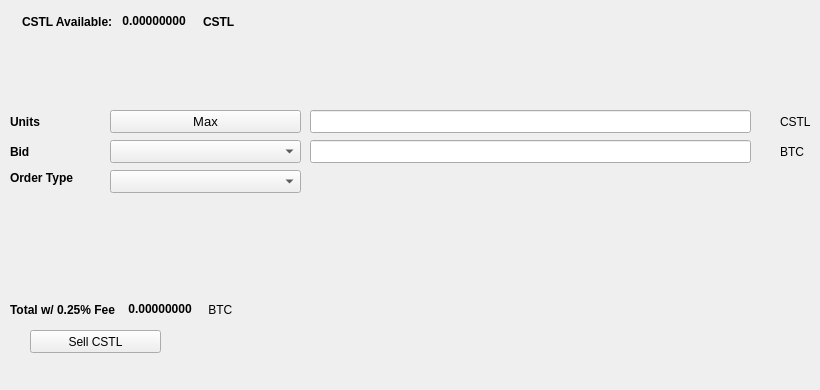
   <widget class="QWidget" name="SellTab">
    <attribute name="title">
     <string>Sell</string>
    </attribute>
    <widget class="QLabel" name="label_16">
     <property name="geometry">
      <rect>
       <x>780</x>
       <y>140</y>
       <width>31</width>
       <height>23</height>
      </rect>
     </property>
     <property name="text">
      <string>BTC</string>
     </property>
    </widget>
    <widget class="QComboBox" name="SellBidcomboBox">
     <property name="geometry">
      <rect>
       <x>110</x>
       <y>140</y>
       <width>191</width>
       <height>23</height>
      </rect>
     </property>
     <property name="font">
      <font>
       <pointsize>10</pointsize>
      </font>
     </property>
    </widget>
    <widget class="QLabel" name="label_18">
     <property name="geometry">
      <rect>
       <x>10</x>
       <y>110</y>
       <width>46</width>
       <height>23</height>
      </rect>
     </property>
     <property name="font">
      <font>
       <weight>75</weight>
       <bold>true</bold>
      </font>
     </property>
     <property name="text">
      <string>Units</string>
     </property>
    </widget>
    <widget class="QPushButton" name="Sell_Max_Amount">
     <property name="geometry">
      <rect>
       <x>110</x>
       <y>110</y>
       <width>191</width>
       <height>23</height>
      </rect>
     </property>
     <property name="font">
      <font>
       <pointsize>10</pointsize>
      </font>
     </property>
     <property name="text">
      <string>Max</string>
     </property>
    </widget>
    <widget class="QLabel" name="label_20">
     <property name="geometry">
      <rect>
       <x>10</x>
       <y>170</y>
       <width>91</width>
       <height>16</height>
      </rect>
     </property>
     <property name="font">
      <font>
       <weight>75</weight>
       <bold>true</bold>
      </font>
     </property>
     <property name="text">
      <string>Order Type</string>
     </property>
    </widget>
    <widget class="QComboBox" name="SellOrdertypeCombo">
     <property name="geometry">
      <rect>
       <x>110</x>
       <y>170</y>
       <width>191</width>
       <height>23</height>
      </rect>
     </property>
     <property name="font">
      <font>
       <pointsize>10</pointsize>
      </font>
     </property>
    </widget>
    <widget class="QLabel" name="label_21">
     <property name="geometry">
      <rect>
       <x>10</x>
       <y>140</y>
       <width>46</width>
       <height>23</height>
      </rect>
     </property>
     <property name="font">
      <font>
       <weight>75</weight>
       <bold>true</bold>
      </font>
     </property>
     <property name="text">
      <string>Bid</string>
     </property>
    </widget>
    <widget class="QLabel" name="label_22">
     <property name="geometry">
      <rect>
       <x>780</x>
       <y>110</y>
       <width>31</width>
       <height>23</height>
      </rect>
     </property>
     <property name="text">
      <string>CSTL</string>
     </property>
    </widget>
    <widget class="QLineEdit" name="UnitsInputCSTL">
     <property name="geometry">
      <rect>
       <x>310</x>
       <y>110</y>
       <width>441</width>
       <height>23</height>
      </rect>
     </property>
     <property name="font">
      <font>
       <pointsize>9</pointsize>
       <weight>75</weight>
       <bold>true</bold>
      </font>
     </property>
    </widget>
    <widget class="QLineEdit" name="SellBidPriceEdit">
     <property name="geometry">
      <rect>
       <x>310</x>
       <y>140</y>
       <width>441</width>
       <height>23</height>
      </rect>
     </property>
     <property name="font">
      <font>
       <pointsize>9</pointsize>
       <weight>75</weight>
       <bold>true</bold>
      </font>
     </property>
    </widget>
    <widget class="QPushButton" name="SellCSTLBTN">
     <property name="geometry">
      <rect>
       <x>30</x>
       <y>330</y>
       <width>131</width>
       <height>23</height>
      </rect>
     </property>
     <property name="text">
      <string>Sell CSTL</string>
     </property>
     <property name="icon">
      <iconset resource="../castle">
       <normaloff>:/icons/bitcoin</normaloff>:/icons/bitcoin</iconset>
     </property>
    </widget>
    <widget class="QWidget" name="layoutWidget3">
     <property name="geometry">
      <rect>
       <x>22</x>
       <y>12</y>
       <width>258</width>
       <height>19</height>
      </rect>
     </property>
     <layout class="QHBoxLayout" name="horizontalLayout">
      <item>
       <widget class="QLabel" name="label232_2">
        <property name="font">
         <font>
          <weight>75</weight>
          <bold>true</bold>
         </font>
        </property>
        <property name="text">
         <string>CSTL Available:</string>
        </property>
       </widget>
      </item>
      <item>
       <widget class="QLabel" name="CSTLAvailableLabel">
        <property name="palette">
         <palette>
          <active>
           <colorrole role="WindowText">
            <brush brushstyle="SolidPattern">
             <color alpha="255">
              <red>0</red>
              <green>0</green>
              <blue>0</blue>
             </color>
            </brush>
           </colorrole>
           <colorrole role="Button">
            <brush brushstyle="SolidPattern">
             <color alpha="255">
              <red>0</red>
              <green>170</green>
              <blue>0</blue>
             </color>
            </brush>
           </colorrole>
           <colorrole role="Light">
            <brush brushstyle="SolidPattern">
             <color alpha="255">
              <red>0</red>
              <green>255</green>
              <blue>0</blue>
             </color>
            </brush>
           </colorrole>
           <colorrole role="Midlight">
            <brush brushstyle="SolidPattern">
             <color alpha="255">
              <red>0</red>
              <green>212</green>
              <blue>0</blue>
             </color>
            </brush>
           </colorrole>
           <colorrole role="Dark">
            <brush brushstyle="SolidPattern">
             <color alpha="255">
              <red>0</red>
              <green>85</green>
              <blue>0</blue>
             </color>
            </brush>
           </colorrole>
           <colorrole role="Mid">
            <brush brushstyle="SolidPattern">
             <color alpha="255">
              <red>0</red>
              <green>113</green>
              <blue>0</blue>
             </color>
            </brush>
           </colorrole>
           <colorrole role="Text">
            <brush brushstyle="SolidPattern">
             <color alpha="255">
              <red>0</red>
              <green>170</green>
              <blue>0</blue>
             </color>
            </brush>
           </colorrole>
           <colorrole role="BrightText">
            <brush brushstyle="SolidPattern">
             <color alpha="255">
              <red>255</red>
              <green>255</green>
              <blue>255</blue>
             </color>
            </brush>
           </colorrole>
           <colorrole role="ButtonText">
            <brush brushstyle="SolidPattern">
             <color alpha="255">
              <red>0</red>
              <green>0</green>
              <blue>0</blue>
             </color>
            </brush>
           </colorrole>
           <colorrole role="Base">
            <brush brushstyle="SolidPattern">
             <color alpha="255">
              <red>255</red>
              <green>255</green>
              <blue>255</blue>
             </color>
            </brush>
           </colorrole>
           <colorrole role="Window">
            <brush brushstyle="SolidPattern">
             <color alpha="255">
              <red>0</red>
              <green>170</green>
              <blue>0</blue>
             </color>
            </brush>
           </colorrole>
           <colorrole role="Shadow">
            <brush brushstyle="SolidPattern">
             <color alpha="255">
              <red>0</red>
              <green>0</green>
              <blue>0</blue>
             </color>
            </brush>
           </colorrole>
           <colorrole role="AlternateBase">
            <brush brushstyle="SolidPattern">
             <color alpha="255">
              <red>127</red>
              <green>212</green>
              <blue>127</blue>
             </color>
            </brush>
           </colorrole>
           <colorrole role="ToolTipBase">
            <brush brushstyle="SolidPattern">
             <color alpha="255">
              <red>255</red>
              <green>255</green>
              <blue>220</blue>
             </color>
            </brush>
           </colorrole>
           <colorrole role="ToolTipText">
            <brush brushstyle="SolidPattern">
             <color alpha="255">
              <red>0</red>
              <green>0</green>
              <blue>0</blue>
             </color>
            </brush>
           </colorrole>
          </active>
          <inactive>
           <colorrole role="WindowText">
            <brush brushstyle="SolidPattern">
             <color alpha="255">
              <red>0</red>
              <green>0</green>
              <blue>0</blue>
             </color>
            </brush>
           </colorrole>
           <colorrole role="Button">
            <brush brushstyle="SolidPattern">
             <color alpha="255">
              <red>0</red>
              <green>170</green>
              <blue>0</blue>
             </color>
            </brush>
           </colorrole>
           <colorrole role="Light">
            <brush brushstyle="SolidPattern">
             <color alpha="255">
              <red>0</red>
              <green>255</green>
              <blue>0</blue>
             </color>
            </brush>
           </colorrole>
           <colorrole role="Midlight">
            <brush brushstyle="SolidPattern">
             <color alpha="255">
              <red>0</red>
              <green>212</green>
              <blue>0</blue>
             </color>
            </brush>
           </colorrole>
           <colorrole role="Dark">
            <brush brushstyle="SolidPattern">
             <color alpha="255">
              <red>0</red>
              <green>85</green>
              <blue>0</blue>
             </color>
            </brush>
           </colorrole>
           <colorrole role="Mid">
            <brush brushstyle="SolidPattern">
             <color alpha="255">
              <red>0</red>
              <green>113</green>
              <blue>0</blue>
             </color>
            </brush>
           </colorrole>
           <colorrole role="Text">
            <brush brushstyle="SolidPattern">
             <color alpha="255">
              <red>0</red>
              <green>170</green>
              <blue>0</blue>
             </color>
            </brush>
           </colorrole>
           <colorrole role="BrightText">
            <brush brushstyle="SolidPattern">
             <color alpha="255">
              <red>255</red>
              <green>255</green>
              <blue>255</blue>
             </color>
            </brush>
           </colorrole>
           <colorrole role="ButtonText">
            <brush brushstyle="SolidPattern">
             <color alpha="255">
              <red>0</red>
              <green>0</green>
              <blue>0</blue>
             </color>
            </brush>
           </colorrole>
           <colorrole role="Base">
            <brush brushstyle="SolidPattern">
             <color alpha="255">
              <red>255</red>
              <green>255</green>
              <blue>255</blue>
             </color>
            </brush>
           </colorrole>
           <colorrole role="Window">
            <brush brushstyle="SolidPattern">
             <color alpha="255">
              <red>0</red>
              <green>170</green>
              <blue>0</blue>
             </color>
            </brush>
           </colorrole>
           <colorrole role="Shadow">
            <brush brushstyle="SolidPattern">
             <color alpha="255">
              <red>0</red>
              <green>0</green>
              <blue>0</blue>
             </color>
            </brush>
           </colorrole>
           <colorrole role="AlternateBase">
            <brush brushstyle="SolidPattern">
             <color alpha="255">
              <red>127</red>
              <green>212</green>
              <blue>127</blue>
             </color>
            </brush>
           </colorrole>
           <colorrole role="ToolTipBase">
            <brush brushstyle="SolidPattern">
             <color alpha="255">
              <red>255</red>
              <green>255</green>
              <blue>220</blue>
             </color>
            </brush>
           </colorrole>
           <colorrole role="ToolTipText">
            <brush brushstyle="SolidPattern">
             <color alpha="255">
              <red>0</red>
              <green>0</green>
              <blue>0</blue>
             </color>
            </brush>
           </colorrole>
          </inactive>
          <disabled>
           <colorrole role="WindowText">
            <brush brushstyle="SolidPattern">
             <color alpha="255">
              <red>0</red>
              <green>85</green>
              <blue>0</blue>
             </color>
            </brush>
           </colorrole>
           <colorrole role="Button">
            <brush brushstyle="SolidPattern">
             <color alpha="255">
              <red>0</red>
              <green>170</green>
              <blue>0</blue>
             </color>
            </brush>
           </colorrole>
           <colorrole role="Light">
            <brush brushstyle="SolidPattern">
             <color alpha="255">
              <red>0</red>
              <green>255</green>
              <blue>0</blue>
             </color>
            </brush>
           </colorrole>
           <colorrole role="Midlight">
            <brush brushstyle="SolidPattern">
             <color alpha="255">
              <red>0</red>
              <green>212</green>
              <blue>0</blue>
             </color>
            </brush>
           </colorrole>
           <colorrole role="Dark">
            <brush brushstyle="SolidPattern">
             <color alpha="255">
              <red>0</red>
              <green>85</green>
              <blue>0</blue>
             </color>
            </brush>
           </colorrole>
           <colorrole role="Mid">
            <brush brushstyle="SolidPattern">
             <color alpha="255">
              <red>0</red>
              <green>113</green>
              <blue>0</blue>
             </color>
            </brush>
           </colorrole>
           <colorrole role="Text">
            <brush brushstyle="SolidPattern">
             <color alpha="255">
              <red>0</red>
              <green>85</green>
              <blue>0</blue>
             </color>
            </brush>
           </colorrole>
           <colorrole role="BrightText">
            <brush brushstyle="SolidPattern">
             <color alpha="255">
              <red>255</red>
              <green>255</green>
              <blue>255</blue>
             </color>
            </brush>
           </colorrole>
           <colorrole role="ButtonText">
            <brush brushstyle="SolidPattern">
             <color alpha="255">
              <red>0</red>
              <green>85</green>
              <blue>0</blue>
             </color>
            </brush>
           </colorrole>
           <colorrole role="Base">
            <brush brushstyle="SolidPattern">
             <color alpha="255">
              <red>0</red>
              <green>170</green>
              <blue>0</blue>
             </color>
            </brush>
           </colorrole>
           <colorrole role="Window">
            <brush brushstyle="SolidPattern">
             <color alpha="255">
              <red>0</red>
              <green>170</green>
              <blue>0</blue>
             </color>
            </brush>
           </colorrole>
           <colorrole role="Shadow">
            <brush brushstyle="SolidPattern">
             <color alpha="255">
              <red>0</red>
              <green>0</green>
              <blue>0</blue>
             </color>
            </brush>
           </colorrole>
           <colorrole role="AlternateBase">
            <brush brushstyle="SolidPattern">
             <color alpha="255">
              <red>0</red>
              <green>170</green>
              <blue>0</blue>
             </color>
            </brush>
           </colorrole>
           <colorrole role="ToolTipBase">
            <brush brushstyle="SolidPattern">
             <color alpha="255">
              <red>255</red>
              <green>255</green>
              <blue>220</blue>
             </color>
            </brush>
           </colorrole>
           <colorrole role="ToolTipText">
            <brush brushstyle="SolidPattern">
             <color alpha="255">
              <red>0</red>
              <green>0</green>
              <blue>0</blue>
             </color>
            </brush>
           </colorrole>
          </disabled>
         </palette>
        </property>
        <property name="font">
         <font>
          <weight>75</weight>
          <bold>true</bold>
         </font>
        </property>
        <property name="text">
         <string> 0.00000000 </string>
        </property>
        <property name="textInteractionFlags">
         <set>Qt::LinksAccessibleByMouse|Qt::TextSelectableByKeyboard|Qt::TextSelectableByMouse</set>
        </property>
       </widget>
      </item>
      <item>
       <widget class="QLabel" name="labelCSTL">
        <property name="font">
         <font>
          <weight>75</weight>
          <bold>true</bold>
         </font>
        </property>
        <property name="text">
         <string>CSTL</string>
        </property>
       </widget>
      </item>
     </layout>
    </widget>
    <widget class="QWidget" name="layoutWidget">
     <property name="geometry">
      <rect>
       <x>10</x>
       <y>300</y>
       <width>268</width>
       <height>19</height>
      </rect>
     </property>
     <layout class="QHBoxLayout" name="horizontalLayout_2">
      <item>
       <widget class="QLabel" name="label_19">
        <property name="font">
         <font>
          <weight>75</weight>
          <bold>true</bold>
         </font>
        </property>
        <property name="text">
         <string>Total w/ 0.25% Fee </string>
        </property>
       </widget>
      </item>
      <item>
       <widget class="QLabel" name="SellCostLabel">
        <property name="palette">
         <palette>
          <active>
           <colorrole role="WindowText">
            <brush brushstyle="SolidPattern">
             <color alpha="255">
              <red>0</red>
              <green>0</green>
              <blue>0</blue>
             </color>
            </brush>
           </colorrole>
           <colorrole role="Button">
            <brush brushstyle="SolidPattern">
             <color alpha="255">
              <red>0</red>
              <green>170</green>
              <blue>0</blue>
             </color>
            </brush>
           </colorrole>
           <colorrole role="Light">
            <brush brushstyle="SolidPattern">
             <color alpha="255">
              <red>0</red>
              <green>255</green>
              <blue>0</blue>
             </color>
            </brush>
           </colorrole>
           <colorrole role="Midlight">
            <brush brushstyle="SolidPattern">
             <color alpha="255">
              <red>0</red>
              <green>212</green>
              <blue>0</blue>
             </color>
            </brush>
           </colorrole>
           <colorrole role="Dark">
            <brush brushstyle="SolidPattern">
             <color alpha="255">
              <red>0</red>
              <green>85</green>
              <blue>0</blue>
             </color>
            </brush>
           </colorrole>
           <colorrole role="Mid">
            <brush brushstyle="SolidPattern">
             <color alpha="255">
              <red>0</red>
              <green>113</green>
              <blue>0</blue>
             </color>
            </brush>
           </colorrole>
           <colorrole role="Text">
            <brush brushstyle="SolidPattern">
             <color alpha="255">
              <red>0</red>
              <green>170</green>
              <blue>0</blue>
             </color>
            </brush>
           </colorrole>
           <colorrole role="BrightText">
            <brush brushstyle="SolidPattern">
             <color alpha="255">
              <red>255</red>
              <green>255</green>
              <blue>255</blue>
             </color>
            </brush>
           </colorrole>
           <colorrole role="ButtonText">
            <brush brushstyle="SolidPattern">
             <color alpha="255">
              <red>0</red>
              <green>0</green>
              <blue>0</blue>
             </color>
            </brush>
           </colorrole>
           <colorrole role="Base">
            <brush brushstyle="SolidPattern">
             <color alpha="255">
              <red>255</red>
              <green>255</green>
              <blue>255</blue>
             </color>
            </brush>
           </colorrole>
           <colorrole role="Window">
            <brush brushstyle="SolidPattern">
             <color alpha="255">
              <red>0</red>
              <green>170</green>
              <blue>0</blue>
             </color>
            </brush>
           </colorrole>
           <colorrole role="Shadow">
            <brush brushstyle="SolidPattern">
             <color alpha="255">
              <red>0</red>
              <green>0</green>
              <blue>0</blue>
             </color>
            </brush>
           </colorrole>
           <colorrole role="AlternateBase">
            <brush brushstyle="SolidPattern">
             <color alpha="255">
              <red>127</red>
              <green>212</green>
              <blue>127</blue>
             </color>
            </brush>
           </colorrole>
           <colorrole role="ToolTipBase">
            <brush brushstyle="SolidPattern">
             <color alpha="255">
              <red>255</red>
              <green>255</green>
              <blue>220</blue>
             </color>
            </brush>
           </colorrole>
           <colorrole role="ToolTipText">
            <brush brushstyle="SolidPattern">
             <color alpha="255">
              <red>0</red>
              <green>0</green>
              <blue>0</blue>
             </color>
            </brush>
           </colorrole>
          </active>
          <inactive>
           <colorrole role="WindowText">
            <brush brushstyle="SolidPattern">
             <color alpha="255">
              <red>0</red>
              <green>0</green>
              <blue>0</blue>
             </color>
            </brush>
           </colorrole>
           <colorrole role="Button">
            <brush brushstyle="SolidPattern">
             <color alpha="255">
              <red>0</red>
              <green>170</green>
              <blue>0</blue>
             </color>
            </brush>
           </colorrole>
           <colorrole role="Light">
            <brush brushstyle="SolidPattern">
             <color alpha="255">
              <red>0</red>
              <green>255</green>
              <blue>0</blue>
             </color>
            </brush>
           </colorrole>
           <colorrole role="Midlight">
            <brush brushstyle="SolidPattern">
             <color alpha="255">
              <red>0</red>
              <green>212</green>
              <blue>0</blue>
             </color>
            </brush>
           </colorrole>
           <colorrole role="Dark">
            <brush brushstyle="SolidPattern">
             <color alpha="255">
              <red>0</red>
              <green>85</green>
              <blue>0</blue>
             </color>
            </brush>
           </colorrole>
           <colorrole role="Mid">
            <brush brushstyle="SolidPattern">
             <color alpha="255">
              <red>0</red>
              <green>113</green>
              <blue>0</blue>
             </color>
            </brush>
           </colorrole>
           <colorrole role="Text">
            <brush brushstyle="SolidPattern">
             <color alpha="255">
              <red>0</red>
              <green>170</green>
              <blue>0</blue>
             </color>
            </brush>
           </colorrole>
           <colorrole role="BrightText">
            <brush brushstyle="SolidPattern">
             <color alpha="255">
              <red>255</red>
              <green>255</green>
              <blue>255</blue>
             </color>
            </brush>
           </colorrole>
           <colorrole role="ButtonText">
            <brush brushstyle="SolidPattern">
             <color alpha="255">
              <red>0</red>
              <green>0</green>
              <blue>0</blue>
             </color>
            </brush>
           </colorrole>
           <colorrole role="Base">
            <brush brushstyle="SolidPattern">
             <color alpha="255">
              <red>255</red>
              <green>255</green>
              <blue>255</blue>
             </color>
            </brush>
           </colorrole>
           <colorrole role="Window">
            <brush brushstyle="SolidPattern">
             <color alpha="255">
              <red>0</red>
              <green>170</green>
              <blue>0</blue>
             </color>
            </brush>
           </colorrole>
           <colorrole role="Shadow">
            <brush brushstyle="SolidPattern">
             <color alpha="255">
              <red>0</red>
              <green>0</green>
              <blue>0</blue>
             </color>
            </brush>
           </colorrole>
           <colorrole role="AlternateBase">
            <brush brushstyle="SolidPattern">
             <color alpha="255">
              <red>127</red>
              <green>212</green>
              <blue>127</blue>
             </color>
            </brush>
           </colorrole>
           <colorrole role="ToolTipBase">
            <brush brushstyle="SolidPattern">
             <color alpha="255">
              <red>255</red>
              <green>255</green>
              <blue>220</blue>
             </color>
            </brush>
           </colorrole>
           <colorrole role="ToolTipText">
            <brush brushstyle="SolidPattern">
             <color alpha="255">
              <red>0</red>
              <green>0</green>
              <blue>0</blue>
             </color>
            </brush>
           </colorrole>
          </inactive>
          <disabled>
           <colorrole role="WindowText">
            <brush brushstyle="SolidPattern">
             <color alpha="255">
              <red>0</red>
              <green>85</green>
              <blue>0</blue>
             </color>
            </brush>
           </colorrole>
           <colorrole role="Button">
            <brush brushstyle="SolidPattern">
             <color alpha="255">
              <red>0</red>
              <green>170</green>
              <blue>0</blue>
             </color>
            </brush>
           </colorrole>
           <colorrole role="Light">
            <brush brushstyle="SolidPattern">
             <color alpha="255">
              <red>0</red>
              <green>255</green>
              <blue>0</blue>
             </color>
            </brush>
           </colorrole>
           <colorrole role="Midlight">
            <brush brushstyle="SolidPattern">
             <color alpha="255">
              <red>0</red>
              <green>212</green>
              <blue>0</blue>
             </color>
            </brush>
           </colorrole>
           <colorrole role="Dark">
            <brush brushstyle="SolidPattern">
             <color alpha="255">
              <red>0</red>
              <green>85</green>
              <blue>0</blue>
             </color>
            </brush>
           </colorrole>
           <colorrole role="Mid">
            <brush brushstyle="SolidPattern">
             <color alpha="255">
              <red>0</red>
              <green>113</green>
              <blue>0</blue>
             </color>
            </brush>
           </colorrole>
           <colorrole role="Text">
            <brush brushstyle="SolidPattern">
             <color alpha="255">
              <red>0</red>
              <green>85</green>
              <blue>0</blue>
             </color>
            </brush>
           </colorrole>
           <colorrole role="BrightText">
            <brush brushstyle="SolidPattern">
             <color alpha="255">
              <red>255</red>
              <green>255</green>
              <blue>255</blue>
             </color>
            </brush>
           </colorrole>
           <colorrole role="ButtonText">
            <brush brushstyle="SolidPattern">
             <color alpha="255">
              <red>0</red>
              <green>85</green>
              <blue>0</blue>
             </color>
            </brush>
           </colorrole>
           <colorrole role="Base">
            <brush brushstyle="SolidPattern">
             <color alpha="255">
              <red>0</red>
              <green>170</green>
              <blue>0</blue>
             </color>
            </brush>
           </colorrole>
           <colorrole role="Window">
            <brush brushstyle="SolidPattern">
             <color alpha="255">
              <red>0</red>
              <green>170</green>
              <blue>0</blue>
             </color>
            </brush>
           </colorrole>
           <colorrole role="Shadow">
            <brush brushstyle="SolidPattern">
             <color alpha="255">
              <red>0</red>
              <green>0</green>
              <blue>0</blue>
             </color>
            </brush>
           </colorrole>
           <colorrole role="AlternateBase">
            <brush brushstyle="SolidPattern">
             <color alpha="255">
              <red>0</red>
              <green>170</green>
              <blue>0</blue>
             </color>
            </brush>
           </colorrole>
           <colorrole role="ToolTipBase">
            <brush brushstyle="SolidPattern">
             <color alpha="255">
              <red>255</red>
              <green>255</green>
              <blue>220</blue>
             </color>
            </brush>
           </colorrole>
           <colorrole role="ToolTipText">
            <brush brushstyle="SolidPattern">
             <color alpha="255">
              <red>0</red>
              <green>0</green>
              <blue>0</blue>
             </color>
            </brush>
           </colorrole>
          </disabled>
         </palette>
        </property>
        <property name="font">
         <font>
          <weight>75</weight>
          <bold>true</bold>
         </font>
        </property>
        <property name="autoFillBackground">
         <bool>false</bool>
        </property>
        <property name="text">
         <string> 0.00000000</string>
        </property>
        <property name="textInteractionFlags">
         <set>Qt::LinksAccessibleByMouse|Qt::TextSelectableByMouse</set>
        </property>
       </widget>
      </item>
      <item>
       <widget class="QLabel" name="label_17">
        <property name="font">
         <font>
          <weight>50</weight>
          <bold>false</bold>
         </font>
        </property>
        <property name="text">
         <string> BTC</string>
        </property>
       </widget>
      </item>
     </layout>
    </widget>
    <widget class="QLabel" name="label_23">
     <property name="geometry">
      <rect>
       <x>460</x>
       <y>300</y>
       <width>281</width>
       <height>81</height>
      </rect>
     </property>
     <property name="text">
      <string/>
     </property>
     <property name="pixmap">
      <pixmap>:/images/bittrex</pixmap>
     </property>
    </widget>
   </widget>
